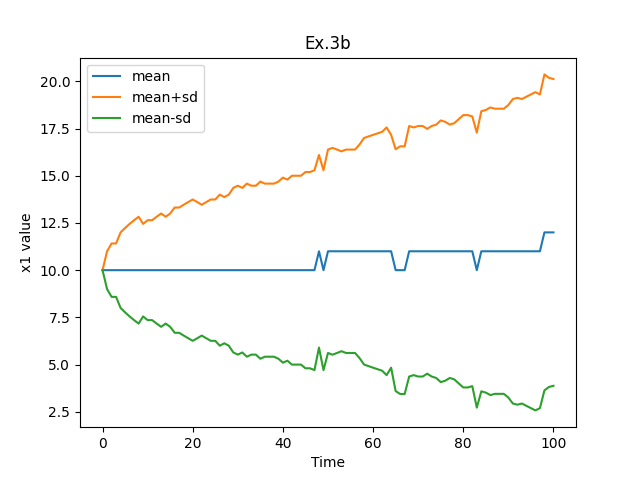

The script that drew this image:
####
# Trajectories for the SIR model in Exercise 3
####

import numpy as np
#import matplotlib.pyplot as pl

#import the input file
X0 = np.array([
	[10],
	[10]
])
In = np.loadtxt('Input.txt') #seed and number of simulations
#set the seed and the number of simulations from the input file
np.random.seed(seed=int(In[0]))
NrSimulations = 300

#-----Fixed Quantities-----
# Stoichiometric matrix

# <------- fill in the model specifics ---->

#               r1   r2  r3 
S = np.array([  [1,  0,  -1],#X1
                [0,  1,  -1],#X2
])#X3

#reaction parameters
k = [1,1, 0.01]

t_final =  100

# <------------------------------>

# <------- fill in the reaction rate functions ---->
#reaction propensities
def propensities(X,k):
        R = np.zeros((3,1))
        R[0] = k[0]
        R[1] = k[1]
        R[2] = k[2]*X[0]*X[1]
        return R
# <------------------------------>

def Time_To_Next_Reaction(lam):
	"""
	@brief The function samples from an exponential distribution with rate "lam". 
	@param lam : real value positive.
	"""

	# small hack as the numpy uniform random number includes 0
	r = np.random.rand()
	while r == 0:
		r = np.random.rand()

	return (1.0/lam)*np.log(1.0/r)

def Find_Reaction_Index(a):
	"""	
	@brief The function takes in the reaction rate vector and returns
	the index of the reaction to be fired of a possible reaction candidate.
	@param a : Array (num_reaction,1) 

	"""
	# small hack as the numpy uniform random number includes 0
	r = np.random.rand()
	while r == 0:
		r = np.random.rand()

	return np.sum(np.cumsum(a) < r*np.sum(a))

def SSA(Stochiometry,X0,t_final,k):
	"""
	@brief  The Stochastic Simulation Algorithm. Given the stochiometry,
	propensities and the initial state; the algorithm
	gives a stochastic trajectory of the Kurtz process until $t_final.$
	
	@param Stochiometry : Numpy Array (Num_species,Num_reaction).
	@param X_0: Numpy Array (Num_species, 1).
	@param t_final : positive number.
	@param k1,k2,k3,k4: positive numbers  (reaction rate parameters)

	"""

        #for storage
	X_store = []
	X2_store = []
	T_store = []
	#initialize
	t = 0.0
	x = X0
	X_store.append(x[0,0])
	X2_store.append(x[1,0])
	# print(x[0,0])
	# print(x[1,0])
	T_store.append(t)

	while t < t_final:
                 #compte reaction rate functions
		a = propensities(x,k)
		# 1. When? Compute first Jump Time
		tau = Time_To_Next_Reaction(np.sum(a))
		
		""" Stopping criterium: Test if we have jumped too far and if
		yes, return the stored variables (states, times)
		"""
		if (t + tau > t_final) or (np.sum(a) == 0):
			return np.array(X_store),np.array(X2_store),np.array(T_store)
		else:
			# Since we have not, we need to find the next reaction
			t = t + tau #update time
			#2. What? find reaction to execute and execute the reaction
			j = Find_Reaction_Index(a)
			x = x + Stochiometry[:,[j]]
			# Update Our Storage
			X_store.append(x[0,0])
			X2_store.append(x[1,0])
			T_store.append(t)

X0_stateses = []
# Run a number of simulations and save the respective trajectories
for i in range(100):
	# get a single realisation
	states, states2,times = SSA(S,X0,t_final,k)
	##a) save trajectory
	times =np.append(times,100.99)
	states= np.append(states,states[-1])
	states2= np.append(states2,states2[-1])
	X0_states = [states[0]]
	X1_states = [states2[0]]
	new_times = [0.0]
	X0_prev = -1
	X1_prev = -1
	cur = 1.0
	# print(times[-1])
	for j in range(len(times)):
		while times[j] >cur:
			new_times.append(cur)
			cur+=1
			X0_states.append(X0_prev)
			X1_states.append(X1_prev)
		if times[j]==cur:
			new_times.append(cur)
			cur+=1
			X0_states.append(states[j])
			X1_states.append(states2[j])
		X0_prev = states[j]
		X1_prev = states2[j]
	X0_stateses.append(X0_states)

means = []
sds = []
times = list(range(101))
# for i in X0_stateses:
# 	print(len(i))
from statistics import stdev, mean
for i in range(len(X0_stateses[0])):
	numbers = []
	for j in range(100):
		numbers.append(X0_stateses[j][i])
	means.append(mean(numbers))
	sds.append(stdev(numbers))

import matplotlib.pyplot as plt


means_plus = []
means_minus = []
for i in range(len(means)):
	means_plus.append(means[i]+sds[i])
	means_minus.append(means[i]-sds[i])

plt.plot(times,means,label="mean")
plt.plot(times,means_plus,label="mean+sd")
plt.plot(times,means_minus,label="mean-sd")
plt.xlabel("Time")
plt.ylabel("x1 value")
plt.title("Ex.3b")
plt.legend()
plt.show()
